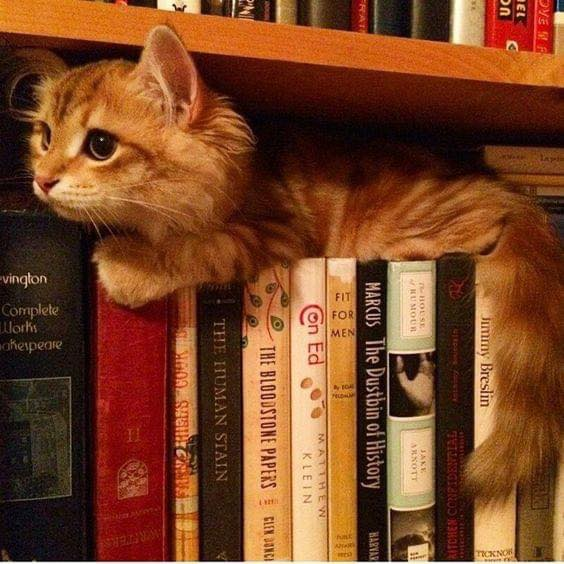
#> input picture Algorithm/input.png, 564 x 564 px
$ python threshold_segmentation.py
#> lines starting #> are read from the running program, lines starting #| are printed output that depends on the picture; after the words box and inside, x2 and y2 are one past the last pixel; in counts of white or black regions, pixels touching at a corner belong together
import cv2
import matplotlib
matplotlib.use('TkAgg')
import matplotlib.pyplot as plt

def threshold_segmentation(image_path, threshold_value):
    # Đọc ảnh từ đường dẫn
#> called with image_path = 'input.png', threshold_value = 100
    img = cv2.imread(image_path, cv2.IMREAD_GRAYSCALE)
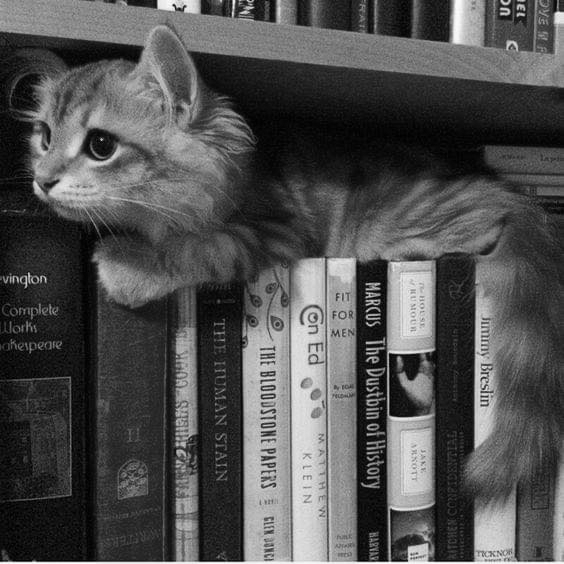
#> img: shape (564, 564); min 0, max 255, mean 79.8

    # Kiểm tra xem ảnh có tồn tại không
    if img is None:
        print("Không thể đọc được ảnh.")
        return

    # Áp dụng phân đoạn theo ngưỡng
    _, segmented_image = cv2.threshold(img, threshold_value, 255, cv2.THRESH_BINARY)
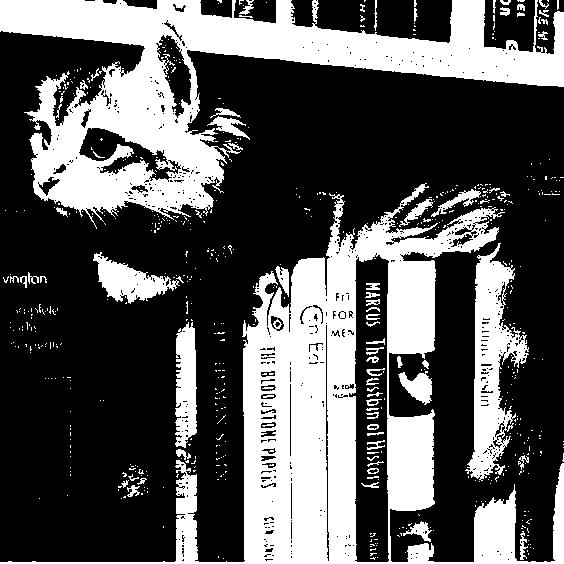
#> segmented_image: shape (564, 564); 34.5% white; 639 white regions (564 under 20 px), largest, box (x1, y1, x2, y2) and area: (0, 183, 564, 564) 50427, (0, 0, 564, 229) 41981, (465, 243, 529, 481) 6540

    # Hiển thị ảnh gốc và ảnh sau phân đoạn
    fig, axes = plt.subplots(1, 2)
    axes[0].imshow(img, cmap='gray')
    axes[0].set_title('Ảnh Gốc')

    axes[1].imshow(segmented_image, cmap='gray')
    axes[1].set_title(f'Phân đoạn theo ngưỡng {threshold_value}')

    plt.show()
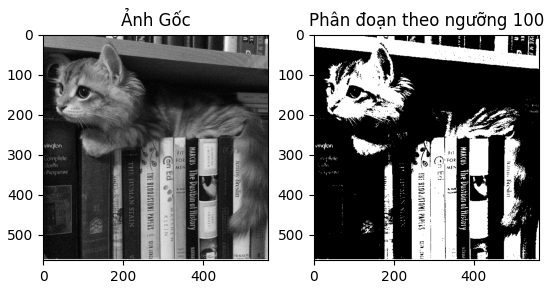
#> figure drawn by matplotlib, 2 panels


image_path = 'input.png'
threshold_value = 100  # Thay đổi giá trị ngưỡng tùy ý
threshold_segmentation(image_path, threshold_value)
